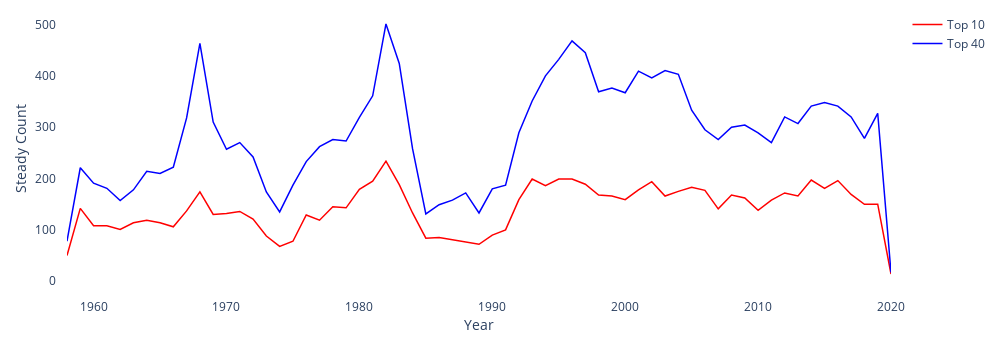

The cell this chart's notebook holds for it:
### Code cell
fig = go.Figure()
c1y_li = (trend_df.loc[:9, :] == 'Steady').sum()
c1y_li.index = [d[:4] for d in c1y_li.index]
c1y_li = c1y_li.groupby(level = 0).sum()
fig.add_trace(go.Scatter(x=c1y_li.index,
                         y=c1y_li,
                         line=dict(color = 'red', width = 1.5),
                         name='Top 10'))
c1y_li = (trend_df.loc[:39, :] == 'Steady').sum()
c1y_li.index = [d[:4] for d in c1y_li.index]
c1y_li = c1y_li.groupby(level = 0).sum()
fig.add_trace(go.Scatter(x=c1y_li.index,
                         y=c1y_li,
                         line=dict(color = 'blue', width = 1.5),
                         name='Top 40'))
fig.update_layout(width=1000, 
                  height=350, 
                  plot_bgcolor='rgb(255,255,255)',
                  xaxis_title="Year",
                  yaxis_title="Steady Count",
                  margin={'l':10, 'r':10, 'b':10, 't':10, 'pad':10})
fig.show()

### Figure 1 — Plotly figure (JSON) as saved in the notebook; plotly's stock layout.template omitted (floating-point values rounded to 4 significant figures)
{"data": [{"line": {"color": "red", "width": 1.5}, "name": "Top 10", "type": "scatter", "x": ["1958", "1959", "1960", "1961", "1962", "1963", "1964", "1965", "1966", "1967", "1968", "1969", "1970", "1971", "1972", "1973", "1974", "1975", "1976", "1977", "1978", "1979", "1980", "1981", "1982", "1983", "1984", "1985", "1986", "1987", "1988", "1989", "1990", "1991", "1992", "1993", "1994", "1995", "1996", "1997", "1998", "1999", "2000", "2001", "2002", "2003", "2004", "2005", "2006", "2007", "2008", "2009", "2010", "2011", "2012", "2013", "2014", "2015", "2016", "2017", "2018", "2019", "2020"], "y": [50, 142, 108, 108, 101, 114, 119, 114, 106, 137, 174, 130, 132, 136, 121, 88, 68, 78, 129, 119, 145, 143, 179, 195, 234, 188, 133, 84, 85, 81, 77, 72, 90, 100, 159, 199, 186, 199, 199, 189, 168, 166, 159, 178, 194, 166, 175, 183, 177, 141, 168, 162, 138, 158, 172, 166, 197, 181, 196, 169, 150, 150, 14]}, {"line": {"color": "blue", "width": 1.5}, "name": "Top 40", "type": "scatter", "x": ["1958", "1959", "1960", "1961", "1962", "1963", "1964", "1965", "1966", "1967", "1968", "1969", "1970", "1971", "1972", "1973", "1974", "1975", "1976", "1977", "1978", "1979", "1980", "1981", "1982", "1983", "1984", "1985", "1986", "1987", "1988", "1989", "1990", "1991", "1992", "1993", "1994", "1995", "1996", "1997", "1998", "1999", "2000", "2001", "2002", "2003", "2004", "2005", "2006", "2007", "2008", "2009", "2010", "2011", "2012", "2013", "2014", "2015", "2016", "2017", "2018", "2019", "2020"], "y": [78, 221, 191, 181, 157, 178, 214, 210, 222, 318, 463, 310, 257, 270, 242, 174, 135, 187, 233, 262, 276, 273, 319, 361, 501, 424, 258, 131, 149, 158, 172, 133, 180, 187, 289, 351, 400, 432, 468, 445, 369, 376, 367, 409, 396, 410, 403, 333, 295, 276, 300, 304, 289, 270, 320, 307, 341, 348, 341, 320, 278, 327, 17]}], "layout": {"height": 350, "hovermode": "x", "margin": {"b": 10, "l": 10, "pad": 10, "r": 10, "t": 10}, "plot_bgcolor": "rgb(255,255,255)", "width": 1000, "xaxis": {"autorange": true, "range": [1958, 2020], "title": {"text": "Year"}, "type": "linear"}, "yaxis": {"autorange": true, "range": [-13.06, 528.1], "title": {"text": "Steady Count"}, "type": "linear"}}}
